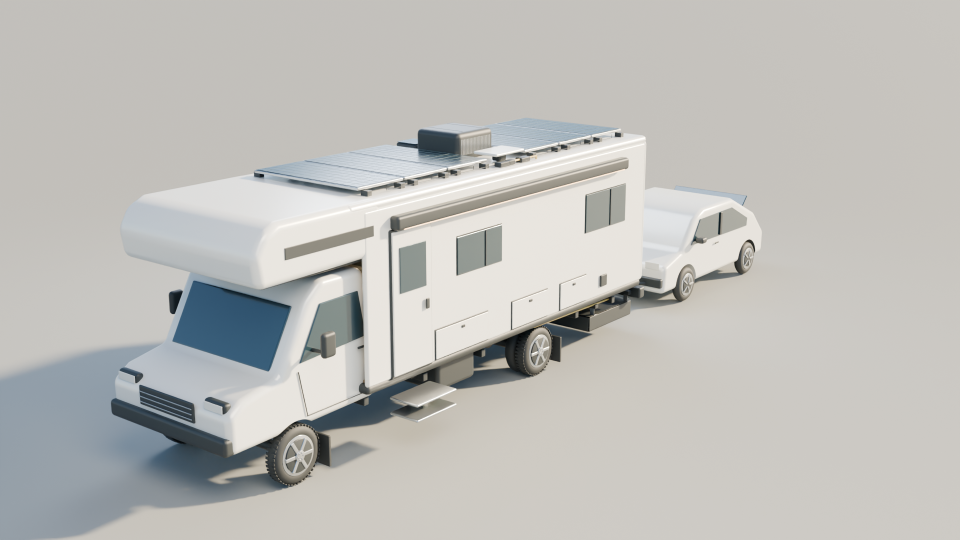
#> input picture renders/01.png, 1920 x 1080 px (shown at 1/2 size)
$ python -i build_book.py   (imports and definitions only)
#> lines starting #> are read from the running program, lines starting #| are printed output that depends on the picture
"""Assemble the build book (book/index.html + img/ + model/) from renders and data."""
import html
import json
import os
import shutil
import sys

from PIL import Image

HERE = os.path.dirname(os.path.abspath(__file__))
sys.path.insert(0, HERE)
from specs import SPECS, MASSES, X_REAR_AXLE, WHEELBASE  # noqa
from book_data import DECISIONS, COMPONENTS, LAUNDRY, WALKTHROUGH  # noqa

ROOT = os.path.dirname(HERE)
R = os.path.join(ROOT, 'renders')
B = os.path.join(ROOT, 'book')
# [3 lines not run here, left out]
E = html.escape

SHOTS = [
    ('01_exterior', 'Exterior', 'Three-quarter front, curbside. Abarth flat-towed behind.', None),
    ('02_elevation', 'Driver-side elevation', 'Dimensioned. Front to the left.', '02_elevation'),
    ('03_roof', 'Roof plan', 'Six panels, Chill Cube, Starlink Mini, vents, clearances.', '03_roof'),
    ('04_underbelly', 'Underbelly', 'Battery enclosure at the tail, from below and behind.', '04_underbelly'),
    ('04b_tail_section', 'Tail section', 'Ground clearance and departure angle.', '04b_tail_section'),
    ('05_xray', 'Power system', 'Ghosted coach, color-coded runs with approximate lengths.', '05_xray'),
    ('06_interior', 'Interior', 'From the cab looking to the rear office.', None),
    ('07_desk', 'Rear office', 'Desk at 29.5 in, kneehole open, RV5 in the pedestal.', None),
    ('08_laundry_A', 'Laundry A', 'Bath side, in place of the drawer stack.', '08_laundry_A'),
    ('09_laundry_B', 'Laundry B', 'Rear garage, curbside corner under the lift bed.', '09_laundry_B'),
    ('10_floorplan', 'Floorplan', 'Cut at 50 in. Both laundry options shown.', '10_floorplan'),
    ('11_axles', 'Weight on the chassis', 'Component masses and axle load shift.', '11_axles'),
    ('12_night', 'Night', 'Lights on, awning strip lit, Abarth attached.', None),
]


def jpg(src, dst, q=84, w=1920):
#> called with src = '../renders/01.png', dst = 'out.png', q = 84, w = 1920
    im = Image.open(src).convert('RGB')
#> im is the input picture: PIL image 1920x1080 RGB; mean R, G, B 189.9, 189.2, 185.8
    if im.size[0] > w:
        im = im.resize((w, int(im.size[1] * w / im.size[0])), Image.LANCZOS)
    im.save(dst, quality=q, optimize=True, progressive=True)
    tw = 720
    im.resize((tw, int(im.size[1] * tw / im.size[0])), Image.LANCZOS).save(dst.replace('.jpg', '_t.jpg'), quality=80)
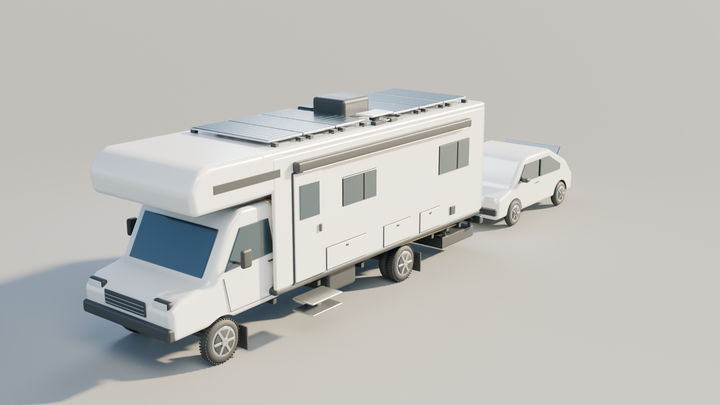
#> saved as out.png: PIL image 720x405 RGB; mean R, G, B 189.9, 189.2, 185.8


def status_pill(s):
    t = {'C': 'Confirmed', 'R': 'Credible', 'E': 'Estimate'}[s]
    return '<span class="pill pill-%s">%s</span>' % (s.lower(), t)


# [67 lines left out: function main, not called in this run]


# [4 lines not run here, left out]


# [29 lines left out: function write_markdown, not called in this run]


# [2 lines not run here, left out]

>>> result = jpg('../renders/01.png', 'out.png')

$ run again, on renders/03.png
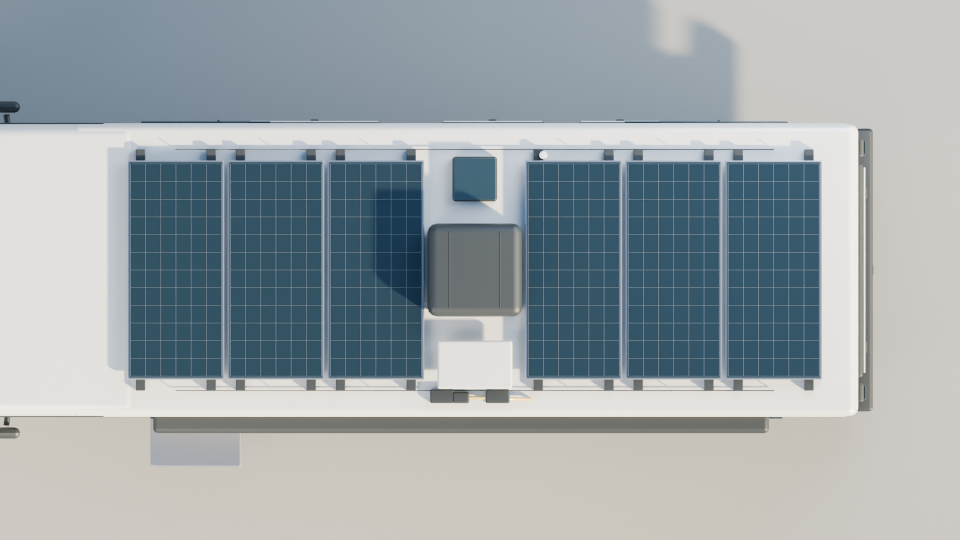
#> input picture renders/03.png, 1920 x 1080 px (shown at 1/2 size)
#> in jpg, im is the input picture: PIL image 1920x1080 RGB; mean R, G, B 154.5, 163.4, 167.2
#> in jpg, `im.resize((tw, int(im.size[1] * tw / im.size[0])), Image.LANCZOS).save..`:
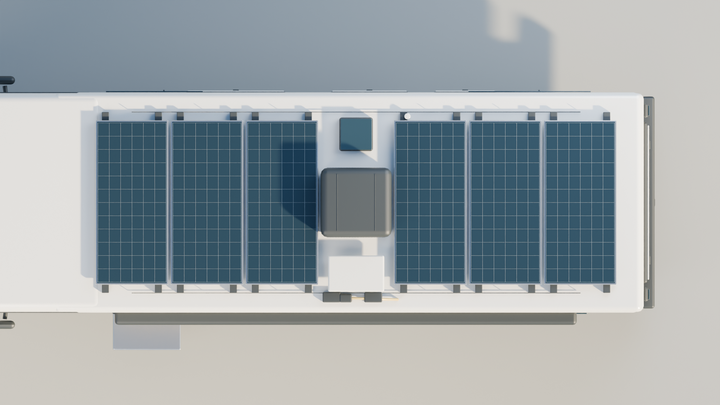
#> saved as out.png: PIL image 720x405 RGB; mean R, G, B 154.5, 163.4, 167.2

$ run again, on renders/04.png
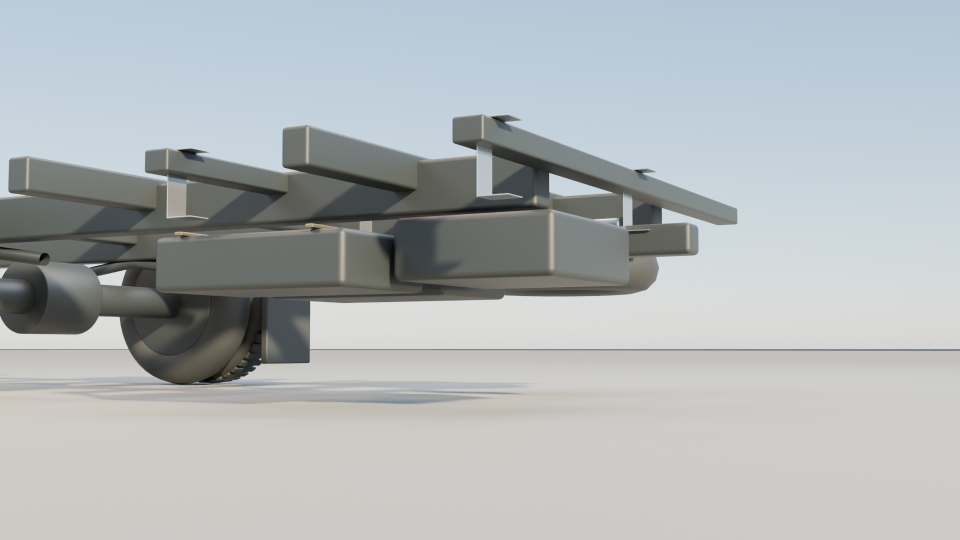
#> input picture renders/04.png, 1920 x 1080 px (shown at 1/2 size)
#> in jpg, im is the input picture: PIL image 1920x1080 RGB; mean R, G, B 176.2, 181.1, 182.8
#> in jpg, `im.resize((tw, int(im.size[1] * tw / im.size[0])), Image.LANCZOS).save..`:
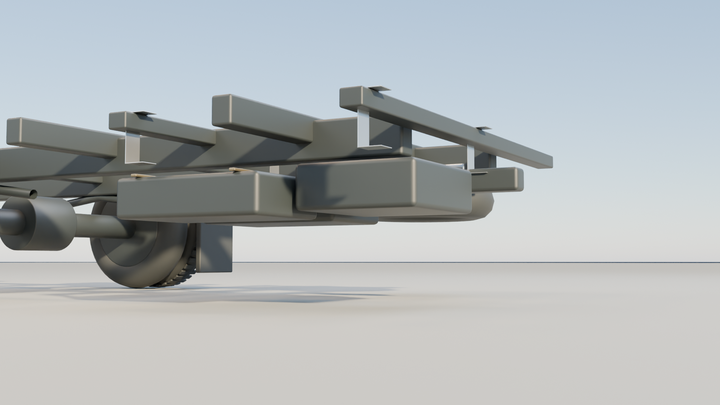
#> saved as out.png: PIL image 720x405 RGB; mean R, G, B 176.2, 181.1, 182.8
